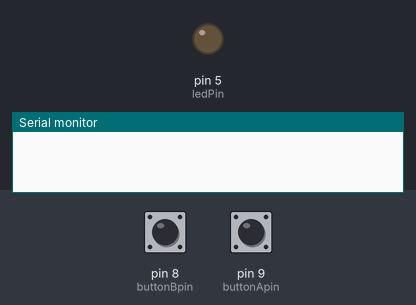
The sketch below on a simulated Arduino Uno, built with avr-gcc and run on an emulated ATmega328P. Shown: output pins drawn as LEDs (lit = HIGH), the last lines printed to the serial monitor. The test bench sets the inputs (shaded band); at power-on: pin 9 (buttonApin) HIGH, pin 8 (buttonBpin) HIGH.

Above: at 1.2 s.
1.3 s: pin 9 (buttonApin) pulled LOW for 0.15 s
At 2.0 s:
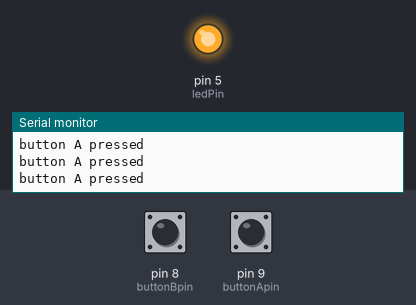
2.9 s: pin 8 (buttonBpin) pulled LOW for 0.15 s
At 3.2 s:
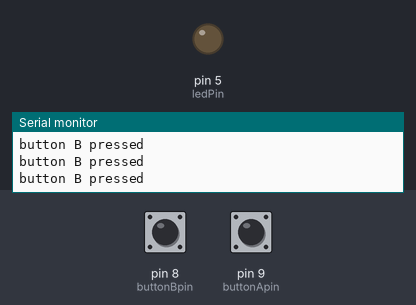
4.5 s: pin 9 (buttonApin) pulled LOW for 1 s
At 5.6 s:
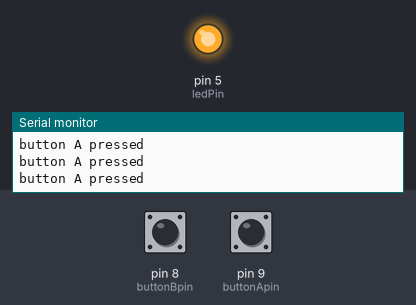
7.0 s: pin 8 (buttonBpin) pulled LOW for 1 s
At 7.5 s:
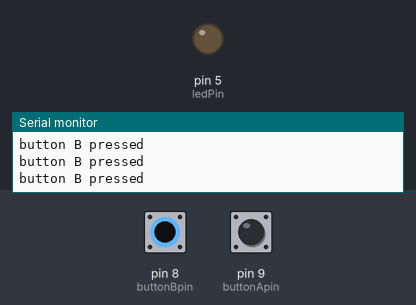
9.5 s: pin 8 (buttonBpin) driven LOW and pin 9 (buttonApin) driven LOW
At 11.1 s:
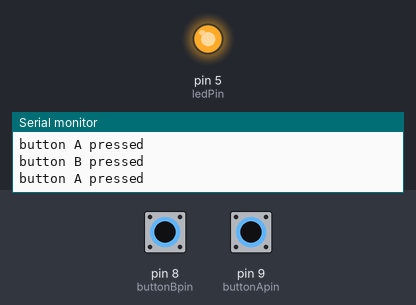
12.5 s: pin 8 (buttonBpin) driven HIGH
At 13.7 s:
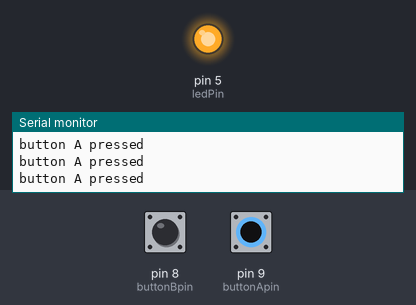
Timing chart, 0 to 15.0 s (numbered marks = the images above; inputs shaded):
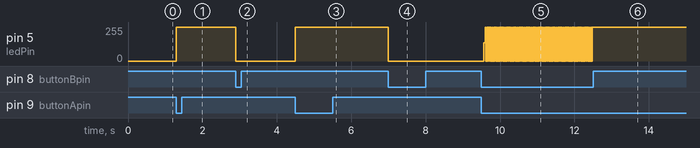

Measured:
- after the input at 1.3 s, pin 5 (ledPin): 0/255 → 255/255 at once
- after the input at 2.9 s, pin 5 (ledPin): 255/255 → 0/255 at once
- after the input at 4.5 s, pin 5 (ledPin): 0/255 → 255/255 at once
- after the input at 7.0 s, pin 5 (ledPin): 255/255 → 0/255 at once
- after the input at 9.5 s, pin 5 (ledPin): 0/255 → 136/255 after 0.07 s, then repeats every 0.03 s: 255/255 0.01 s, 0/255 0.02 s
- after the input at 12.5 s, pin 5 (ledPin): stops changing and stays 255/255

The sketch:

_4_if.ino
```cpp
/*
  If

  Turn a LED on if a button is pressed and turn it off if a second button is pressed using the 'IF' condition of Arduino.
  Display which button is pressed on the Serial Monitor.

  Input:
  2x Tactile button switch (6mm)
  Output:
  1x 5mm LED
  1x 220Ω resistor

  created December 12th, 2012
  by Simon Monk <www.adafruit.com>

  modified May 4th, 2017
  by Orion Campos <www.orioncampos.com> <https://github.com/orion-campos>
*/

//connected pins
int ledPin = 5;
int buttonApin = 9;
int buttonBpin = 8;
//variables
byte leds = 0;

//the setup routine runs once
void setup()
{
  Serial.begin(9600); //begin serial communication at 9600 baud rate
  pinMode(ledPin, OUTPUT); //set the LED as an output
  pinMode(buttonApin, INPUT_PULLUP); //set button A as an input
  pinMode(buttonBpin, INPUT_PULLUP); //set button B as an input
}

// the loop routine runs over and over
void loop()
{
  if (digitalRead(buttonApin) == LOW) //if button A is pressed
  {
    digitalWrite(ledPin, HIGH); //turn LED on
    Serial.println("button A pressed"); //display on the Serial Monitor that button A is pressed
  }
  if (digitalRead(buttonBpin) == LOW) //if button B is pressed
  {
    digitalWrite(ledPin, LOW); //turn LED off
    Serial.println("button B pressed"); //display on the Serial Monitor that button B is pressed
  }
}
```
